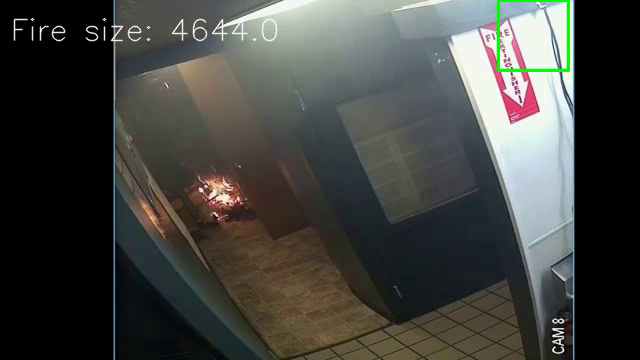
#> input picture frame 86 of test.avi, 640 x 360 px, given in place of 0-0.mp4, which was not available
$ python brightness.py
#> lines starting #> are read from the running program, lines starting #| are printed output that depends on the picture; after the words box and inside, x2 and y2 are one past the last pixel; in counts of white or black regions, pixels touching at a corner belong together; pictures that were not available may be replaced by others from this repository, and a replacement may not be noted
# USAGE
# python bright.py --image images/retina.png --radius 41
# python bright.py --image images/retina-noise.png --radius 41
# python bright.py --image images/moon.png --radius 61

# import the necessary packages
import numpy as np
import cv2

rad = 41
path = 'input-video/0-0.mp4'

cap = cv2.VideoCapture(path)

while True:
	# load the image and convert it to grayscale
	ret, image = cap.read()
#> image is the input picture: shape (360, 640, 3); mean B, G, R 64.4, 68.2, 67.2

	if ret is None or image is None:
		break
	orig = image.copy()
	gray = cv2.cvtColor(image, cv2.COLOR_BGR2GRAY)
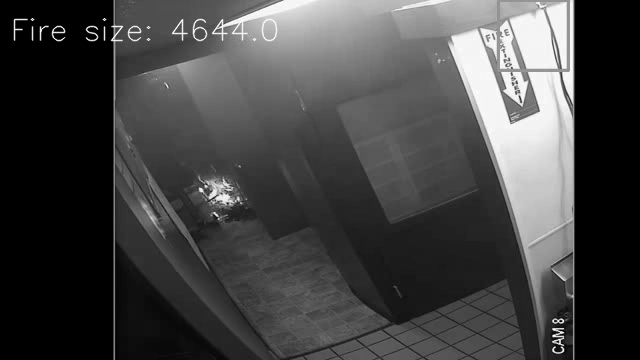
#> gray: shape (360, 640); min 0, max 255, mean 67.5

	# perform a naive attempt to find the (x, y) coordinates of
	# the area of the image with the largest intensity value
	(minVal, maxVal, minLoc, maxLoc) = cv2.minMaxLoc(gray)
#> minVal = 0; maxVal = 255; minLoc = (0, 0); maxLoc = (242, 20)
	cv2.circle(image, maxLoc, 5, (255, 0, 0), 2)
#> image: shape (360, 640, 3); 0.04% of pixels changed, all inside (x1, y1, x2, y2) = (236, 14, 249, 27)

	# display the results of the naive attempt
	cv2.imshow("Naive", image)

	# apply a Gaussian blur to the image then find the brightest
	# region
	gray = cv2.GaussianBlur(gray, (rad, rad), 0)
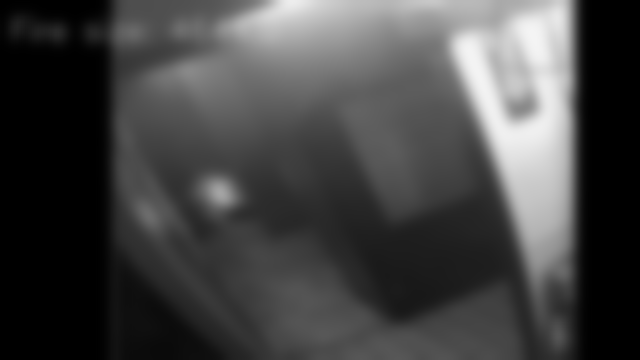
#> gray: shape (360, 640); min 0, max 244, mean 67.5
	(minVal, maxVal, minLoc, maxLoc) = cv2.minMaxLoc(gray)
#> maxVal = 244; maxLoc = (531, 29)
	image = orig.copy()
	cv2.circle(image, maxLoc, rad, (255, 0, 0), 2)
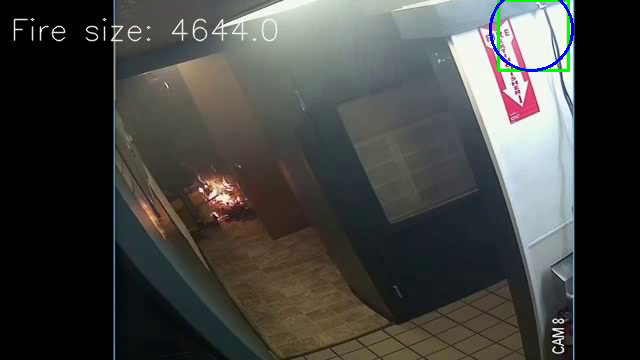
#> image: shape (360, 640, 3); 0.25% of pixels changed, all inside (x1, y1, x2, y2) = (489, 0, 574, 72)

	# display the results of our newly improved method
	cv2.imshow("Robust", image)
	cv2.waitKey(1)

$ run again, starting later in the video
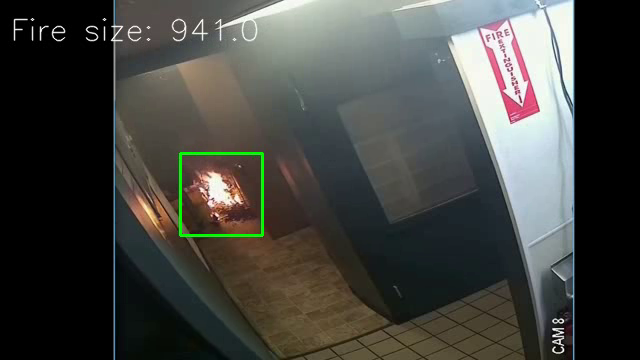
#> input picture frame 388 of test.avi, 640 x 360 px, given in place of 0-0.mp4, which was not available
#> image is the input picture: shape (360, 640, 3); mean B, G, R 64.9, 69, 68.1
#> `(minVal, maxVal, minLoc, maxLoc) = cv2.minMaxLoc(gray)`: minVal = 0; maxVal = 255; minLoc = (0, 0); maxLoc = (220, 27)
#> `gray = cv2.GaussianBlur(gray, (rad, rad), 0)`:
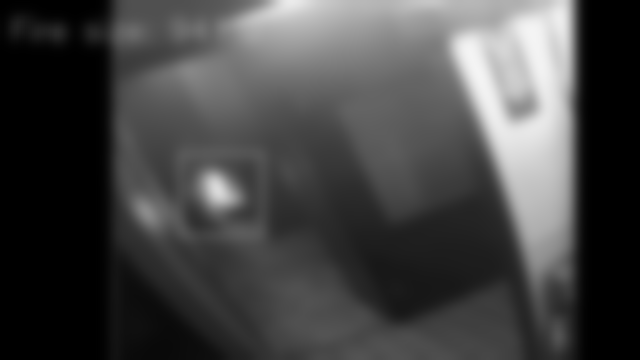
#> gray: shape (360, 640); min 0, max 244, mean 68.2
#> `(minVal, maxVal, minLoc, maxLoc) = cv2.minMaxLoc(gray)`: maxVal = 244; maxLoc = (531, 29)
#> `cv2.circle(image, maxLoc, rad, (255, 0, 0), 2)`:
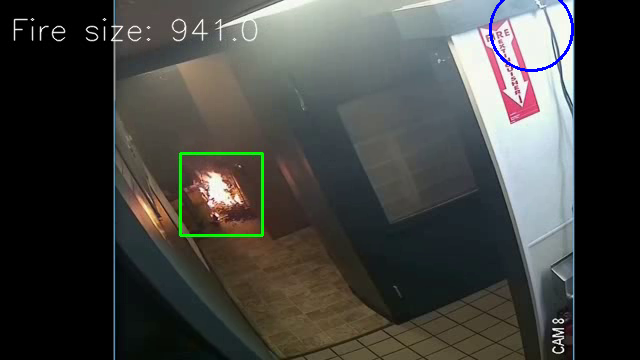
#> image: shape (360, 640, 3); 0.25% of pixels changed, all inside (x1, y1, x2, y2) = (489, 0, 574, 72)

$ run again, starting later in the video
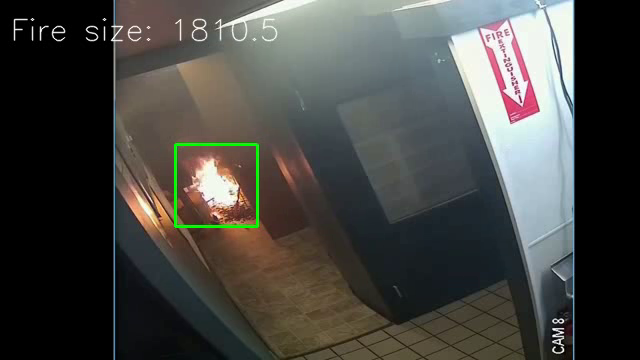
#> input picture frame 690 of test.avi, 640 x 360 px, given in place of 0-0.mp4, which was not available
#> image is the input picture: shape (360, 640, 3); mean B, G, R 67.4, 71, 70.9
#> `(minVal, maxVal, minLoc, maxLoc) = cv2.minMaxLoc(gray)`: minVal = 0; maxVal = 255; minLoc = (0, 0); maxLoc = (220, 27)
#> `gray = cv2.GaussianBlur(gray, (rad, rad), 0)`:
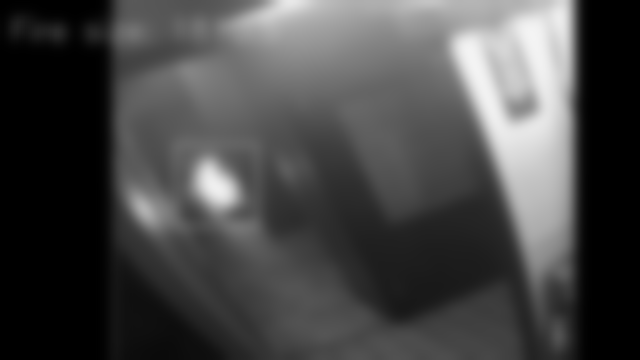
#> gray: shape (360, 640); min 0, max 244, mean 70.6
#> `(minVal, maxVal, minLoc, maxLoc) = cv2.minMaxLoc(gray)`: maxVal = 244; maxLoc = (530, 31)
#> `cv2.circle(image, maxLoc, rad, (255, 0, 0), 2)`:
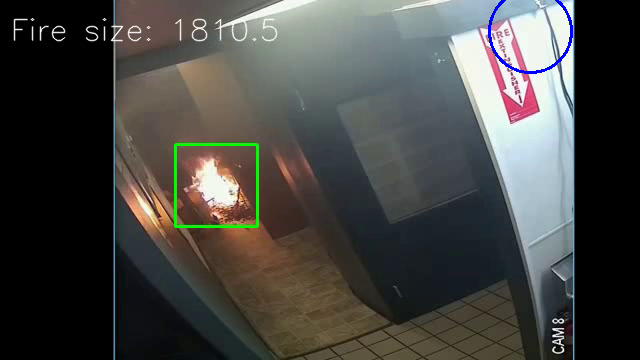
#> image: shape (360, 640, 3); 0.26% of pixels changed, all inside (x1, y1, x2, y2) = (488, 0, 573, 74)
